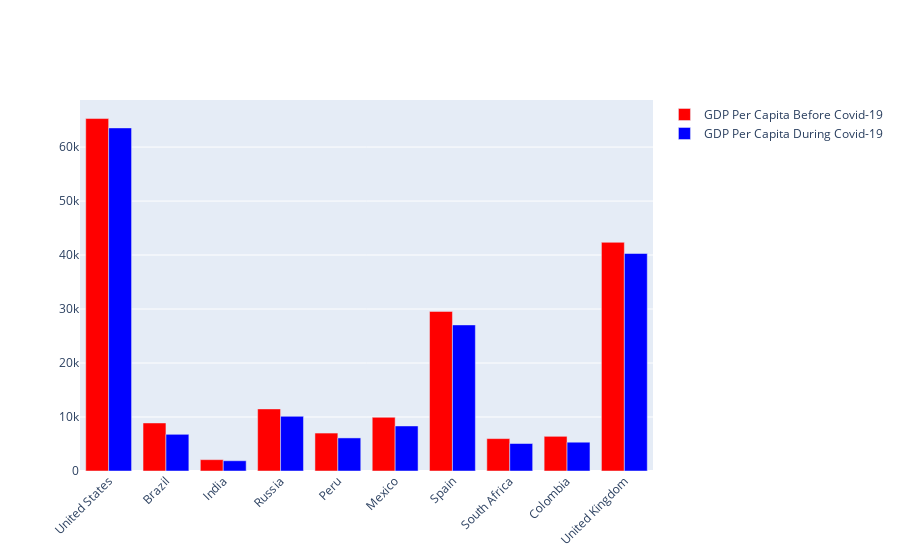

Notebook cell for this chart:
### Code cell
figure = go.Figure()

figure.add_trace(go.Bar(
    x=top10_countries_by_cases["Country"],
    y=top10_countries_by_cases["GDP Before Covid"],
    name='GDP Per Capita Before Covid-19',
    marker_color='red'
))

figure.add_trace(go.Bar(
    x=top10_countries_by_cases["Country"],
    y=top10_countries_by_cases["GDP During Covid"],
    name='GDP Per Capita During Covid-19',
    marker_color='blue'
))

figure.update_layout(barmode='group', xaxis_tickangle=-45)
figure.show()

### Figure 1 — Plotly figure (JSON) as saved in the notebook; plotly's stock layout.template omitted (floating-point values rounded to 4 significant figures)
{"data": [{"marker": {"color": "red"}, "name": "GDP Per Capita Before Covid-19", "type": "bar", "x": ["United States", "Brazil", "India", "Russia", "Peru", "Mexico", "Spain", "South Africa", "Colombia", "United Kingdom"], "y": [65280.0, 8897.0, 2101.0, 11500.0, 7028.0, 9946.0, 29560.0, 6001.0, 6425.0, 42350.0]}, {"marker": {"color": "blue"}, "name": "GDP Per Capita During Covid-19", "type": "bar", "x": ["United States", "Brazil", "India", "Russia", "Peru", "Mexico", "Spain", "South Africa", "Colombia", "United Kingdom"], "y": [63540.0, 6797.0, 1901.0, 10130.0, 6127.0, 8347.0, 27060.0, 5091.0, 5333.0, 40280.0]}], "layout": {"barmode": "group", "xaxis": {"tickangle": -45}}}
